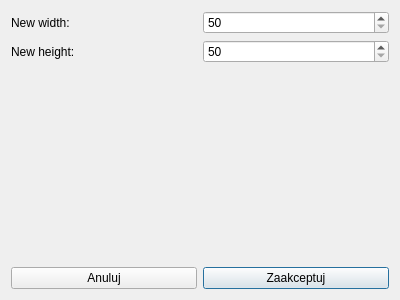
<?xml version="1.0" encoding="UTF-8"?>
<ui version="4.0">
 <class>ChangeCanvasSizeDialog</class>
 <widget class="QDialog" name="ChangeCanvasSizeDialog">
  <property name="geometry">
   <rect>
    <x>0</x>
    <y>0</y>
    <width>400</width>
    <height>300</height>
   </rect>
  </property>
  <property name="windowTitle">
   <string>Dialog</string>
  </property>
  <layout class="QGridLayout" name="gridLayout">
   <item row="3" column="0">
    <layout class="QGridLayout" name="gridLayout_3">
     <item row="0" column="1">
      <widget class="QPushButton" name="acceptButton">
       <property name="text">
        <string>Zaakceptuj</string>
       </property>
      </widget>
     </item>
     <item row="0" column="0">
      <widget class="QPushButton" name="cancelButton">
       <property name="text">
        <string>Anuluj</string>
       </property>
      </widget>
     </item>
    </layout>
   </item>
   <item row="1" column="0">
    <layout class="QGridLayout" name="gridLayout_2">
     <item row="1" column="1">
      <widget class="QSpinBox" name="heightSpinBox">
       <property name="minimum">
        <number>50</number>
       </property>
       <property name="maximum">
        <number>20000</number>
       </property>
       <property name="value">
        <number>50</number>
       </property>
      </widget>
     </item>
     <item row="0" column="0">
      <widget class="QLabel" name="widthLabel">
       <property name="text">
        <string>New width:</string>
       </property>
      </widget>
     </item>
     <item row="0" column="1">
      <widget class="QSpinBox" name="widthSpinBox">
       <property name="minimum">
        <number>50</number>
       </property>
       <property name="maximum">
        <number>20000</number>
       </property>
      </widget>
     </item>
     <item row="1" column="0">
      <widget class="QLabel" name="heightLabel">
       <property name="text">
        <string>New height:</string>
       </property>
      </widget>
     </item>
    </layout>
   </item>
   <item row="2" column="0">
    <spacer name="verticalSpacer">
     <property name="orientation">
      <enum>Qt::Vertical</enum>
     </property>
     <property name="sizeHint" stdset="0">
      <size>
       <width>20</width>
       <height>40</height>
      </size>
     </property>
    </spacer>
   </item>
  </layout>
 </widget>
 <resources/>
 <connections/>
</ui>
